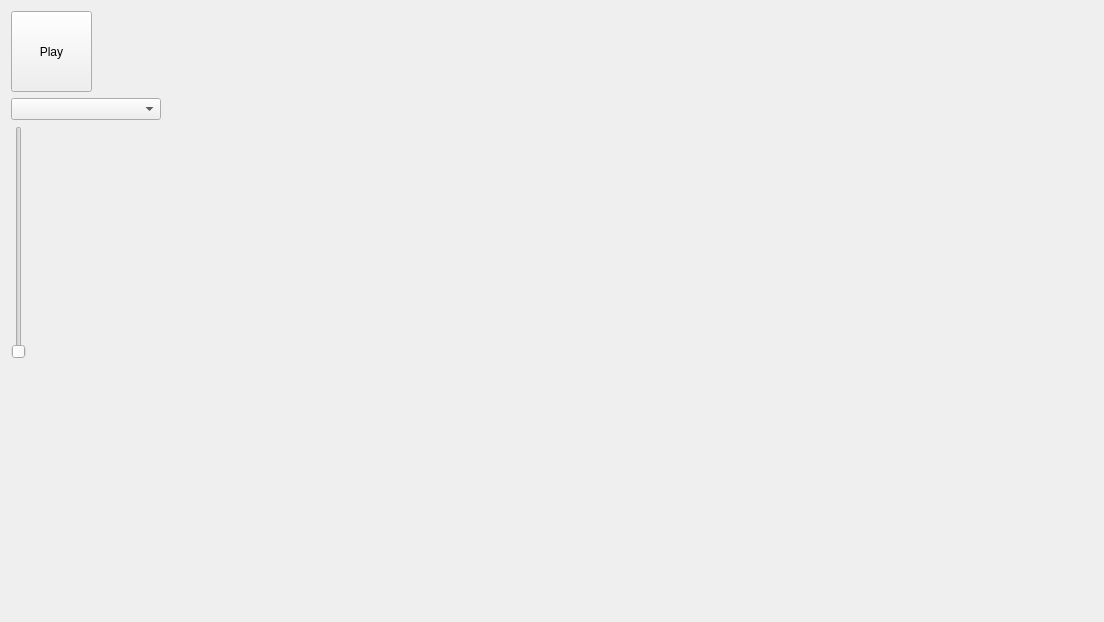
<?xml version="1.0" encoding="UTF-8"?>
<ui version="4.0">
 <class>Widget</class>
 <widget class="QWidget" name="Widget">
  <property name="enabled">
   <bool>true</bool>
  </property>
  <property name="geometry">
   <rect>
    <x>0</x>
    <y>0</y>
    <width>1104</width>
    <height>622</height>
   </rect>
  </property>
  <property name="windowTitle">
   <string>Widget</string>
  </property>
  <layout class="QVBoxLayout" name="verticalLayout_2">
   <item>
    <layout class="QHBoxLayout" name="horizontalLayout">
     <item>
      <layout class="QVBoxLayout" name="verticalLayout">
       <item>
        <widget class="QPushButton" name="play_pushButton">
         <property name="minimumSize">
          <size>
           <width>81</width>
           <height>81</height>
          </size>
         </property>
         <property name="maximumSize">
          <size>
           <width>81</width>
           <height>81</height>
          </size>
         </property>
         <property name="baseSize">
          <size>
           <width>0</width>
           <height>0</height>
          </size>
         </property>
         <property name="text">
          <string>Play</string>
         </property>
        </widget>
       </item>
       <item>
        <widget class="QComboBox" name="comboBox">
         <property name="editable">
          <bool>false</bool>
         </property>
        </widget>
       </item>
       <item>
        <widget class="QSlider" name="frameRateSlider">
         <property name="minimum">
          <number>0</number>
         </property>
         <property name="orientation">
          <enum>Qt::Vertical</enum>
         </property>
        </widget>
       </item>
       <item>
        <spacer name="verticalSpacer">
         <property name="orientation">
          <enum>Qt::Vertical</enum>
         </property>
         <property name="sizeHint" stdset="0">
          <size>
           <width>20</width>
           <height>40</height>
          </size>
         </property>
        </spacer>
       </item>
       <item>
        <widget class="QLabel" name="frameRate_label">
         <property name="maximumSize">
          <size>
           <width>150</width>
           <height>150</height>
          </size>
         </property>
         <property name="text">
          <string/>
         </property>
        </widget>
       </item>
      </layout>
     </item>
     <item>
      <widget class="QWidget" name="videoWidgetHolder" native="true"/>
     </item>
    </layout>
   </item>
  </layout>
 </widget>
 <layoutdefault spacing="6" margin="11"/>
 <resources/>
 <connections/>
</ui>
